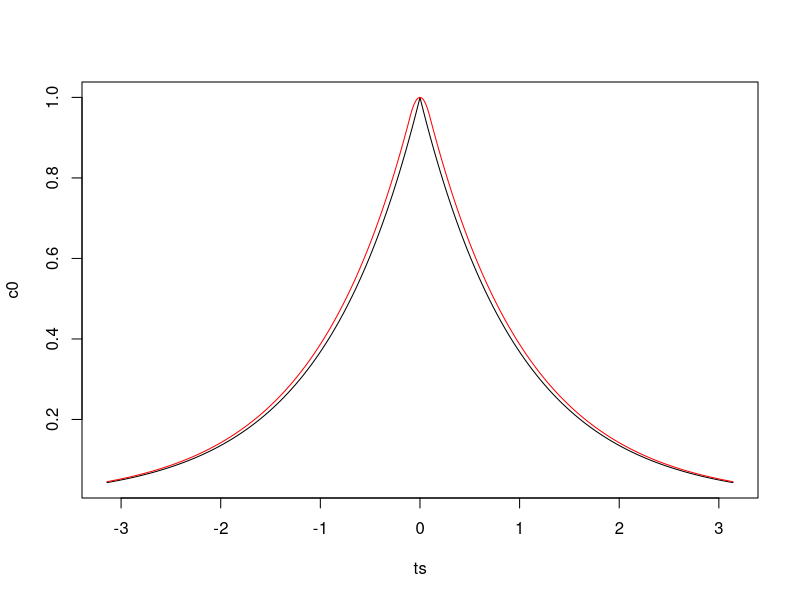
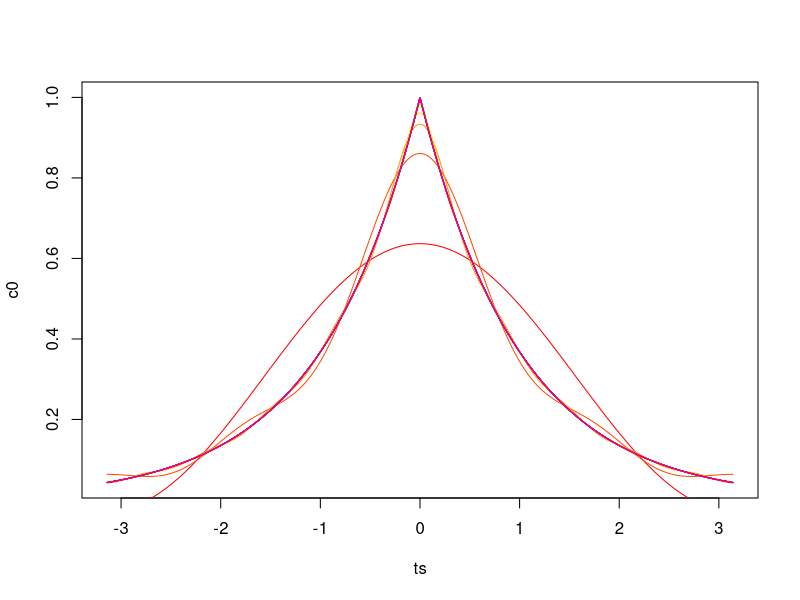
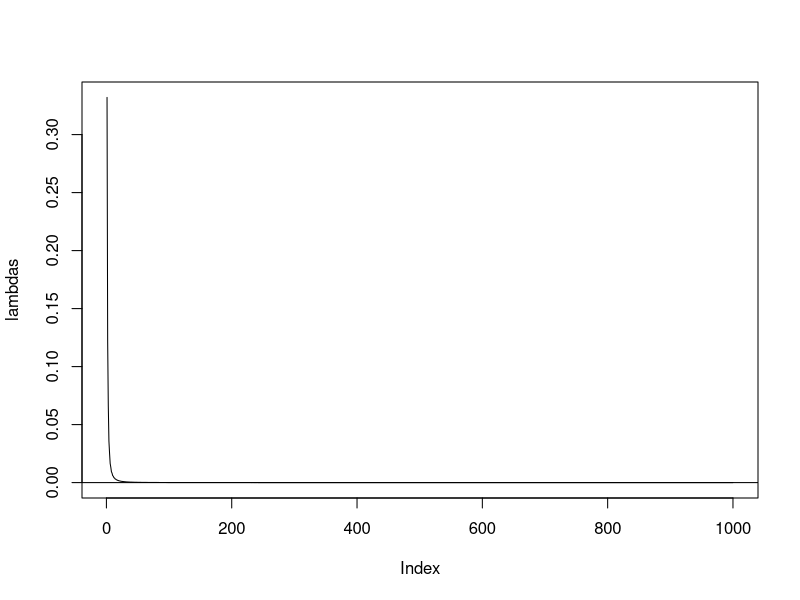
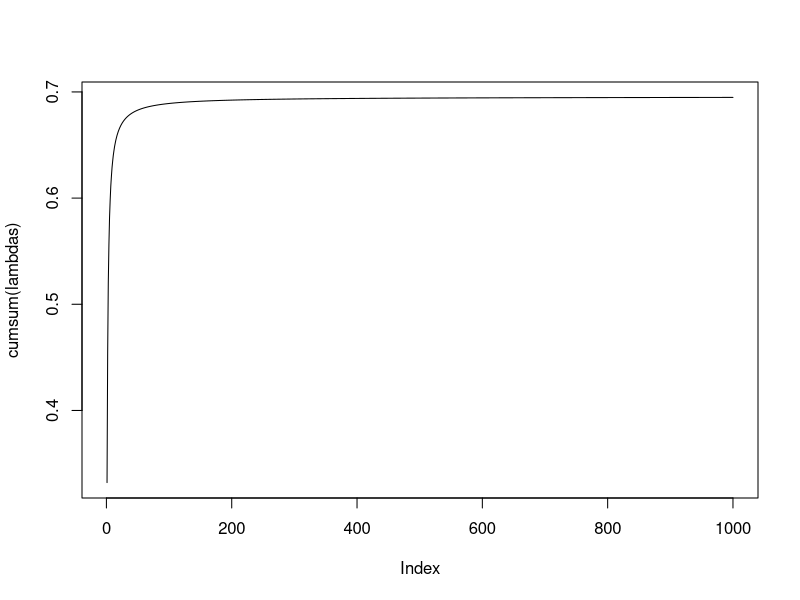
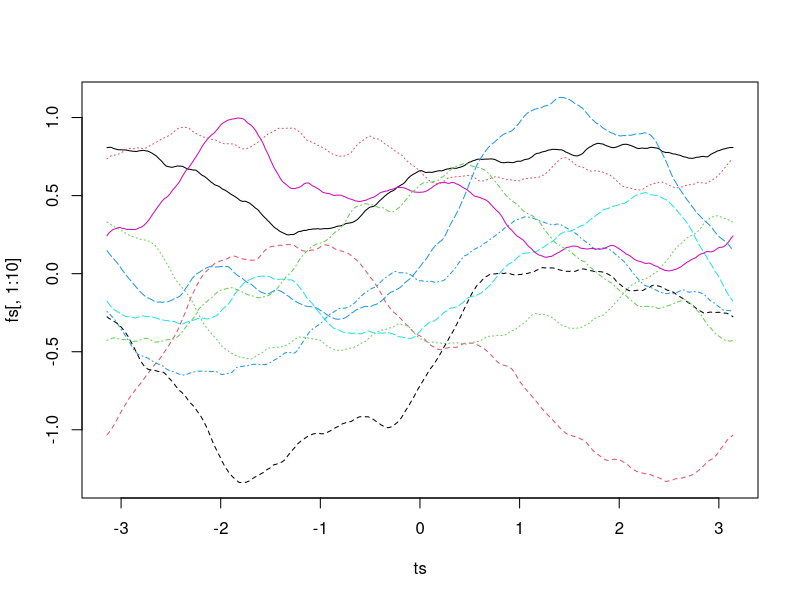
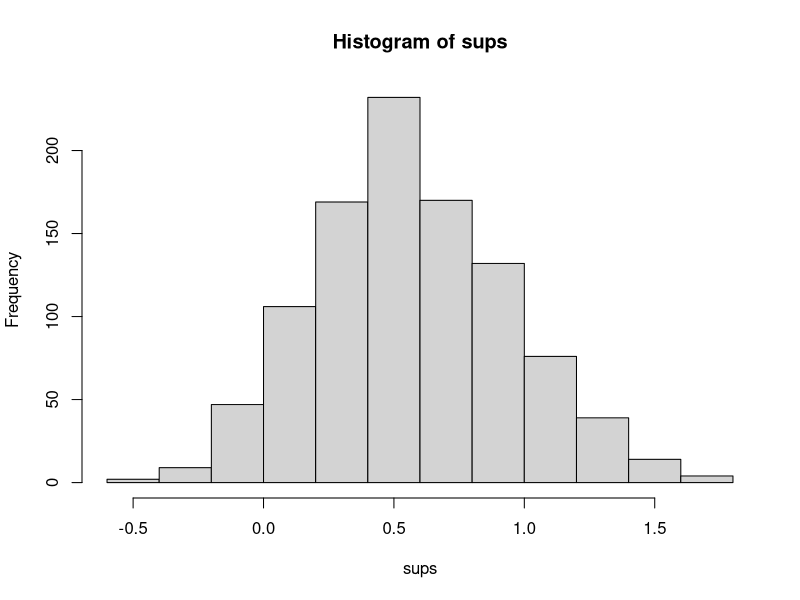
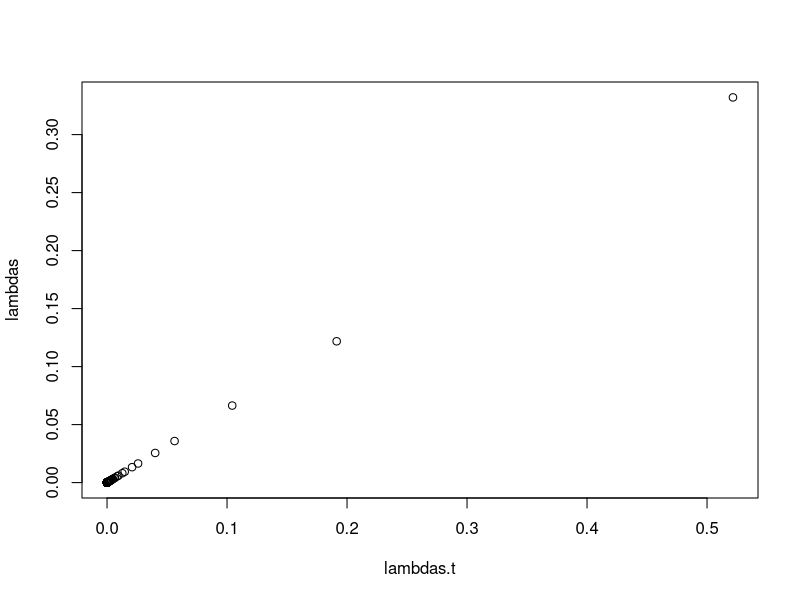
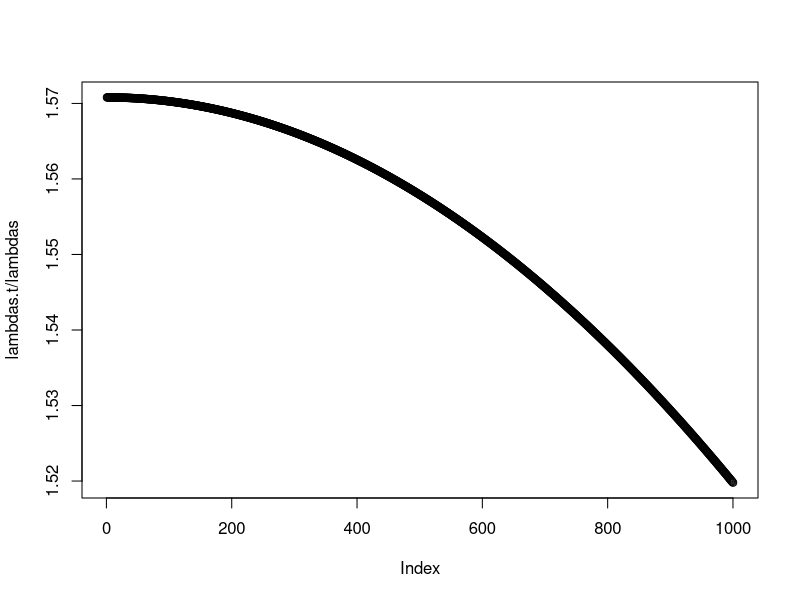

Write R code to recreate these figures, in order.
# Behavior of sup f_t with C(s,t) = e^-(kappa (s-t))^p as kappa to infty

# verify the eigendecomposition
# Huber loss

# approximates e^-kappa d(s-t)
# with e^(kappa/2r * t^2) for t< r
#      e^(kappa*t - kappa*r/2) for t > r
rad.hub = 0.1
kappa = 1
nlam = 1000
lambdas = numeric(nlam)
intres = 10000
ts = 2*pi*(1:intres)/intres - pi
reflts = abs(ts)
c0 = exp(-kappa*reflts)
c1 = exp(-ifelse(reflts <= rad.hub,
  (kappa/2/rad.hub)*reflts^2, kappa*reflts-kappa*rad.hub/2))
plot(ts,c0,type='l'); lines(ts,c1,col='red')
cprox = matrix(0,length(ts),nlam)
#plot(ts,c0,type="l")
#plot(ts,cos(5*ts),type='l')

for (ii in 1:nlam) {
  ll= 2*sum(cos(ii*ts)*c0)/intres
  lambdas[ii] = ll
  cprox[,ii] = ll * cos(ii*ts)
}
cprox2 = t(apply(cprox,1,cumsum))

dim(cprox2)
plot(ts,c0,type="l")
for (ii in 1:20) {
  lines(ts,cprox2[,ii^2]+mean(c0),col=rainbow(20)[ii])
}

lambdas
plot(lambdas,type='l'); abline(0,0)
plot(cumsum(lambdas),type="l")
#plot(log(10*ts))
#plot(1/lambdas)
#plot(log(lambdas))

a = t(t(ts)) %x% t(rep(0:nlam))
mat = cbind(cos(a),sin(a))
mat = t(t(mat)*rep(c(mean(c0),lambdas),2))
nrep = 1000
z = matrix(rnorm(2*nrep*(nlam+1)),2*(nlam+1),nrep)
fs = mat %*% z
matplot(ts,fs[,1:10],type="l")
sups = apply(fs,2,max)
hist(sups)

lambdas.t = 0*lambdas
for (ii in 1:nlam) {
  temp = -kappa + ii*(1i)
  lambdas.t[ii] = Re((exp(pi*temp)-1)/temp)
}
plot(lambdas.t,lambdas)
plot(lambdas.t/lambdas)
